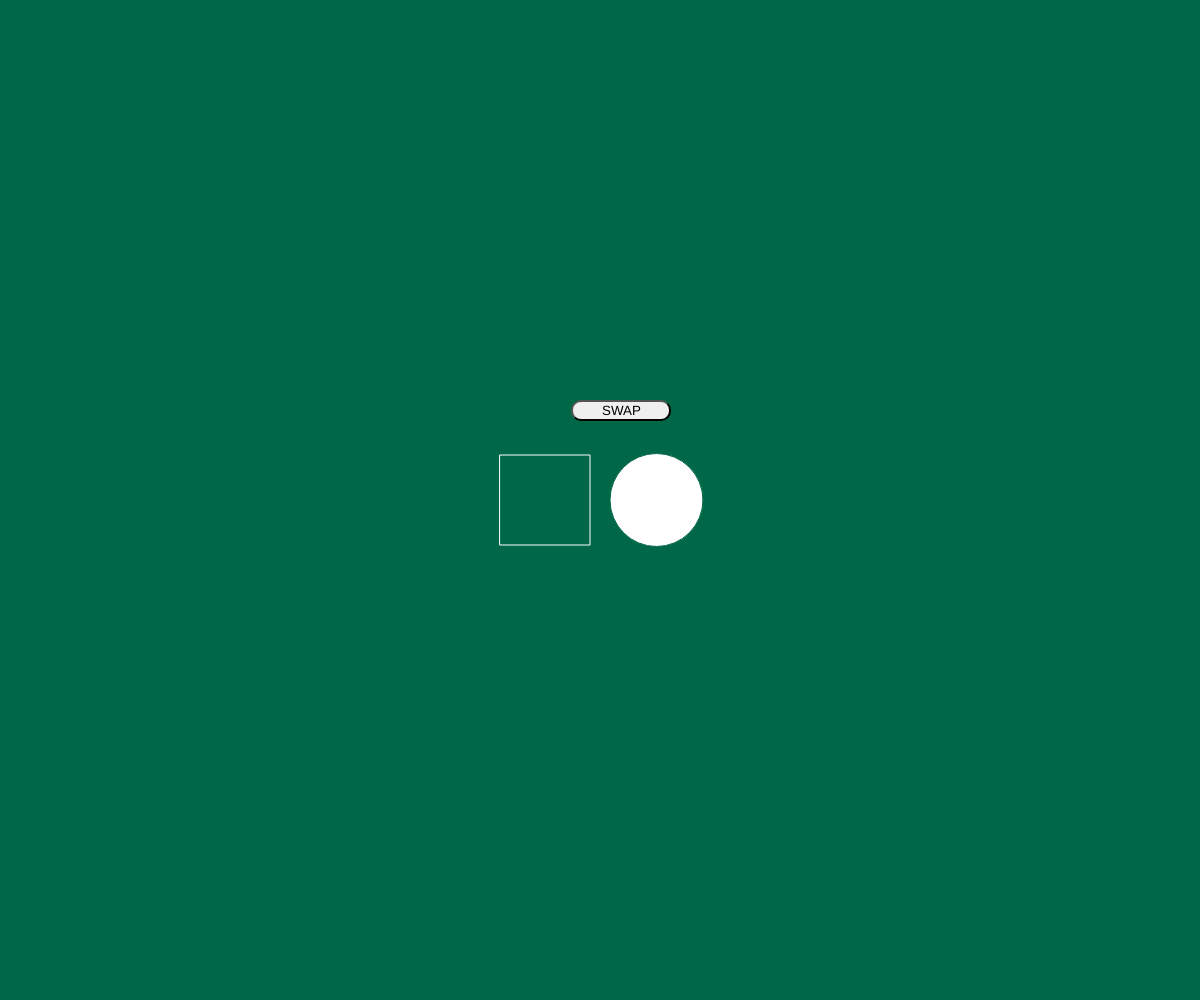
Frame 1 (no input)
Frame 60 (no input): identical to frame 1, image omitted
Frame 120 (the mouse pressed at the canvas centre since frame 60): identical to frame 1, image omitted

The p5.js sketch that drew this single still picture (run headless with seeded random() and noise() and a simulated clock; from frame 60 on, the mouse is pressed at the canvas centre):

// p5.js sketch
// ── sketch.js
var swapButton;
var swapit = 1;

function swap() {
  if(swapit==1){
  squareColor = color('white');
  circleColor = color(0, 103, 71);
    swapit=0;
  }else{
  squareColor = color(0, 103, 71);
  circleColor = color('white');
    swapit=1;
  }

}

function setup() {
  createCanvas(windowWidth, windowHeight);
  squareColor = color(0, 103, 71);
  circleColor = color('white');
  baseColor = color(0, 103, 71);
  circleX = width/2+circleSize/2+10;
  circleY = height/2;
  squareX = width/2-squareSize-10;
  squareY = height/2-squareSize/2;
  textFont("Proxima");
  fill('white');
  textSize(70);
  textAlign(CENTER, CENTER);
  
  swapButton = createButton("SWAP");
  swapButton.position(windowWidth/2.1, windowHeight/2.5);
  swapButton.mousePressed(swap);
  swapButton.style("width", "100px");
  swapButton.style("border-radius", "10px");
  
}
function windowResized() {
  resizeCanvas(windowWidth, windowHeight);
}
let squareX, squareY;  // Position of square button
let circleX, circleY;  // Position of circle button
let squareSize = 90;   // Width/height of square
let circleSize = 93;   // Diameter of circle

let squareColor;
let circleColor;
let baseColor;

let squareOver = false;
let circleOver = false;

function draw() {
  update(mouseX, mouseY);

  if (squareOver) {
    background(squareColor);
    textAlign ()
    text('Ohio', width/2 - width/6, height * .5);
  } else if (circleOver) {
    background(circleColor);
    if (swapit==1){
      fill(0, 103, 71);
    }else{
      fill(255, 255, 255);
    }
    
    text('University', width/2 + width/4.3, height * .5);
  } else {
    background(baseColor);
  }

  stroke(circleColor);
  fill(squareColor);
  square(squareX, squareY, squareSize);
  stroke(squareColor);
  fill(circleColor);
  circle(circleX, circleY, circleSize);
}

function update(x, y) {
  if( overCircle(circleX, circleY, circleSize) ) {
    circleOver = true;
    squareOver = false;
  } else if ( overSquare(squareX, squareY, squareSize) ) {
    squareOver = true;
    circleOver = false;
  } else {
    circleOver = squareOver = false;
  }
}

function overSquare(x, y, size) {
  if (mouseX >= x && mouseX <= x+size && 
      mouseY >= y && mouseY <= y+size) {
    return true;
  } else {
    return false;
  }
}

function overCircle(x, y, diameter) {
  const disX = x - mouseX;
  const disY = y - mouseY;
  if(sqrt(sq(disX) + sq(disY)) < diameter/2 ) {
    return true;
  } else {
    return false;
  }
  let button;

}
